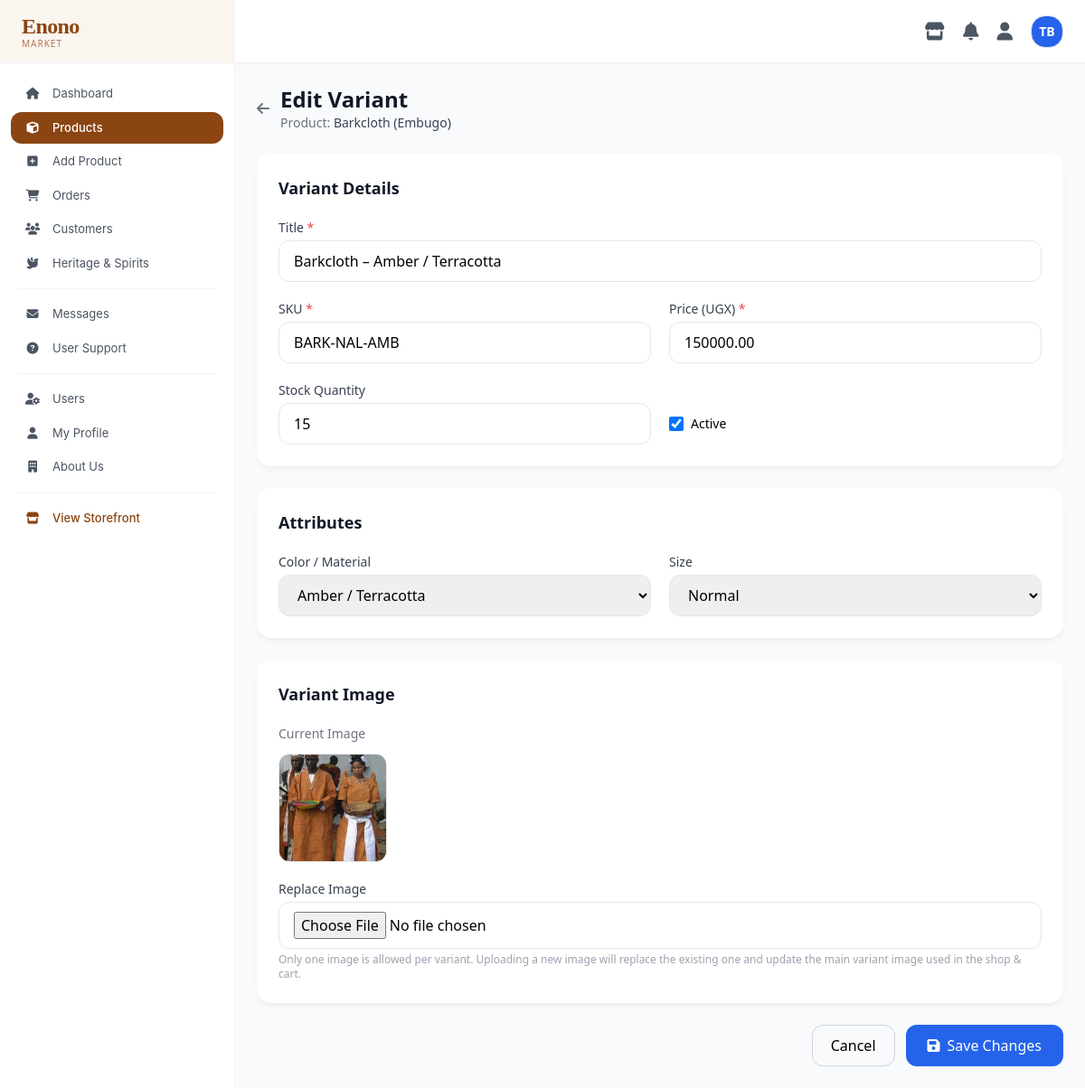
The app's page /Dashboard/edit-variant.php?id=19 (signed in), older data.
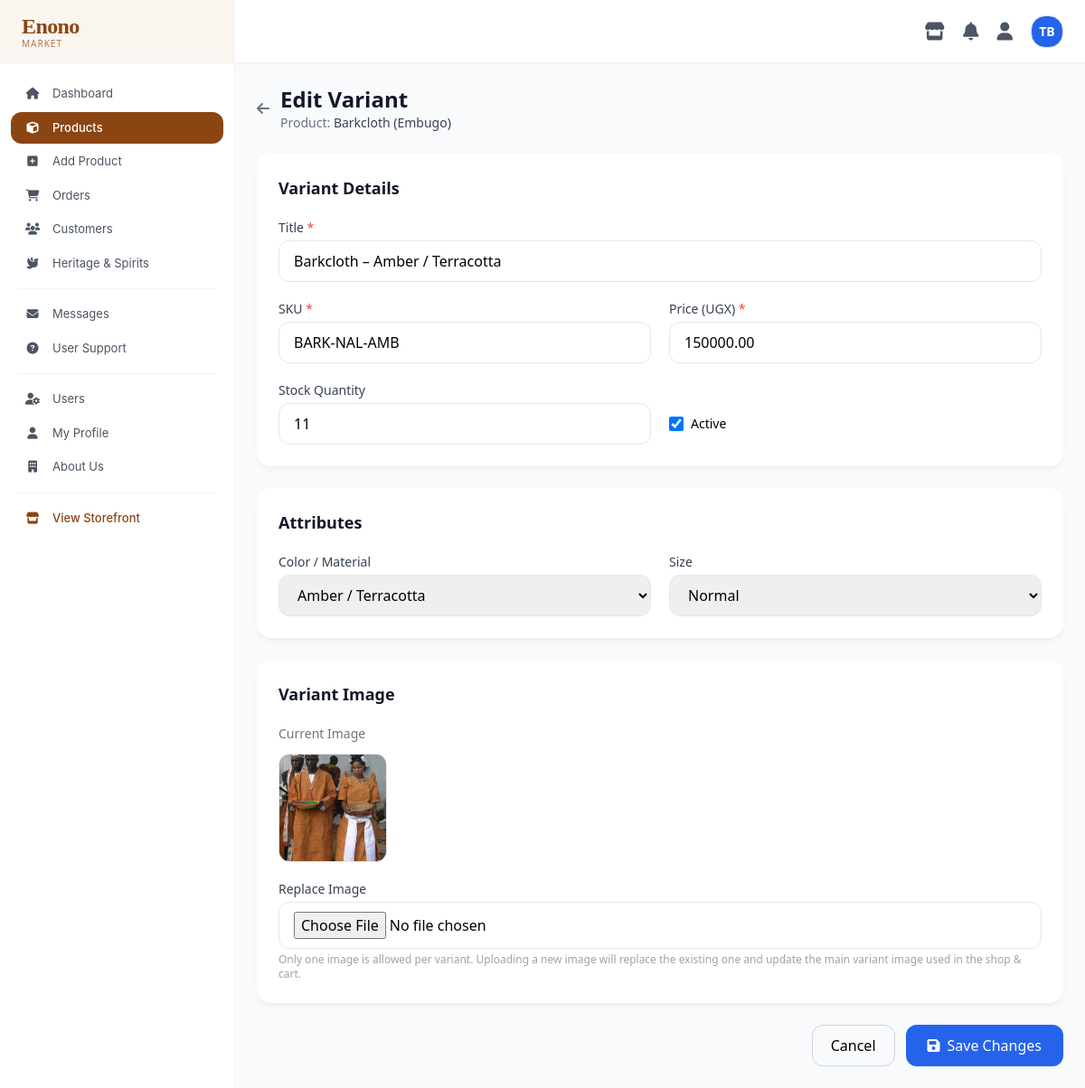
The same page, newer data.
### tables this page shows
CREATE TABLE `product_variants` (
  `id` bigint(20) NOT NULL,
  `product_id` bigint(20) NOT NULL,
  `spirit_id` int(11) DEFAULT NULL,
  `sku` varchar(50) NOT NULL,
  `name` varchar(250) NOT NULL,
  `title` varchar(250) NOT NULL,
  `image_url` varchar(500) DEFAULT NULL,
  `price` decimal(12,2) NOT NULL,
  `compare_at_price` decimal(12,2) DEFAULT NULL,
  `cost_price` decimal(12,2) DEFAULT NULL,
  `stock_quantity` int(11) NOT NULL DEFAULT 0,
  `low_stock_threshold` int(11) DEFAULT 5,
  `weight_grams` int(11) DEFAULT NULL,
  `is_active` tinyint(1) DEFAULT 1,
  `created_at` timestamp NOT NULL DEFAULT current_timestamp(),
  `updated_at` timestamp NOT NULL DEFAULT current_timestamp() ON UPDATE current_timestamp()
);

### Dashboard/edit-variant.php (the view, shortened to what the changed rows need)
<?php
require_once __DIR__ . '/../config/database-connection.php';
$variantId = (int)($_GET['id'] ?? 0);
$isEdit = $variantId > 0;
$variant = null;
$currentImage = null;
if ($isEdit) {
    $stmt = $pdo->prepare("SELECT * FROM product_variants WHERE id = ?");
    $stmt->execute([$variantId]);
    $variant = $stmt->fetch(PDO::FETCH_ASSOC);
    if (!empty($variant['image_url'])) {
        $currentImage = ['url' => $variant['image_url']];
    }
}
?>
<!DOCTYPE html>
<html lang="en">
<head>
    <script src="https://cdn.tailwindcss.com"></script>
    <link rel="stylesheet" href="https://cdnjs.cloudflare.com/ajax/libs/font-awesome/6.7.2/css/all.min.css">
</head>
<body class="flex h-screen overflow-hidden">
<div class="flex-1 flex flex-col h-full overflow-hidden">
    <div class="flex-1 overflow-auto p-6">
        <div class="max-w-7xl mx-auto">
            <div class="flex items-center gap-3 mb-6">
                <div>
                    <h1 class="text-2xl font-semibold text-gray-900">
                        <?= $isEdit ? 'Edit Variant' : 'Add Variant' ?>
                    </h1>
                </div>
            </div>
            <form method="POST" enctype="multipart/form-data" id="variantForm">
                <div class="card p-6 mb-6">
                    <h2 class="text-lg font-semibold text-gray-900 mb-5">Variant Details</h2>
                    <div class="grid grid-cols-1 md:grid-cols-2 gap-5">
                        <div class="md:col-span-2">
                            <label class="block text-sm font-medium text-gray-700 mb-1">Title <span class="text-red-500">*</span></label>
                            <input type="text" name="title" required
                                   value="<?= htmlspecialchars($variant['title'] ?? '') ?>"
                                   class="w-full px-4 py-2.5 border border-gray-200 rounded-xl focus:outline-none focus:border-blue-500"
                                   placeholder="e.g. Mukasa’s Pipe – Natural Wood">
                        </div>
                        <div>
                            <label class="block text-sm font-medium text-gray-700 mb-1">SKU <span class="text-red-500">*</span></label>
                            <input type="text" name="sku" required
                                   value="<?= htmlspecialchars($variant['sku'] ?? '') ?>"
                                   class="w-full px-4 py-2.5 border border-gray-200 rounded-xl focus:outline-none focus:border-blue-500">
                        </div>
                        <div>
                            <label class="block text-sm font-medium text-gray-700 mb-1">Price (UGX) <span class="text-red-500">*</span></label>
                            <input type="number" name="price" required min="0" step="100"
                                   value="<?= $variant['price'] ?? '' ?>"
                                   class="w-full px-4 py-2.5 border border-gray-200 rounded-xl focus:outline-none focus:border-blue-500">
                        </div>
                        <div>
                            <label class="block text-sm font-medium text-gray-700 mb-1">Stock Quantity</label>
                            <input type="number" name="stock_quantity" min="0"
                                   value="<?= $variant['stock_quantity'] ?? 10 ?>"
                                   class="w-full px-4 py-2.5 border border-gray-200 rounded-xl focus:outline-none focus:border-blue-500">
                        </div>
                        <div class="flex items-center gap-6 pt-6">
                            <label class="flex items-center gap-2 cursor-pointer">
                                <input type="checkbox" name="is_active" value="1"
                                       <?= ($variant['is_active'] ?? 1) ? 'checked' : '' ?> class="w-4 h-4">
                                <span class="text-sm font-medium">Active</span>
                            </label>
                        </div>
                    </div>
                </div>
                <div class="card p-6 mb-6">
                    <h2 class="text-lg font-semibold text-gray-900 mb-5">Attributes</h2>
                </div>
                <div class="card p-6 mb-6">
                    <h2 class="text-lg font-semibold text-gray-900 mb-5">Variant Image</h2>
                    <?php if ($currentImage): ?>
                        <div class="mb-5">
                            <p class="text-sm text-gray-500 mb-3">Current Image</p>
                            <img src="../<?= htmlspecialchars($currentImage['url']) ?>"
                                 class="img-preview border border-gray-200"
                                 onerror="this.src='../images/drum_logo.jpg'">
                        </div>
                    <?php endif; ?>
                </div>
            </form>
        </div>
    </div>
</div>
</body>
</html>

Row changes from the older to the newer data that the page shows:
changed product_variants "Barkcloth – Amber / Terracotta": stock_quantity "15" → "11"
